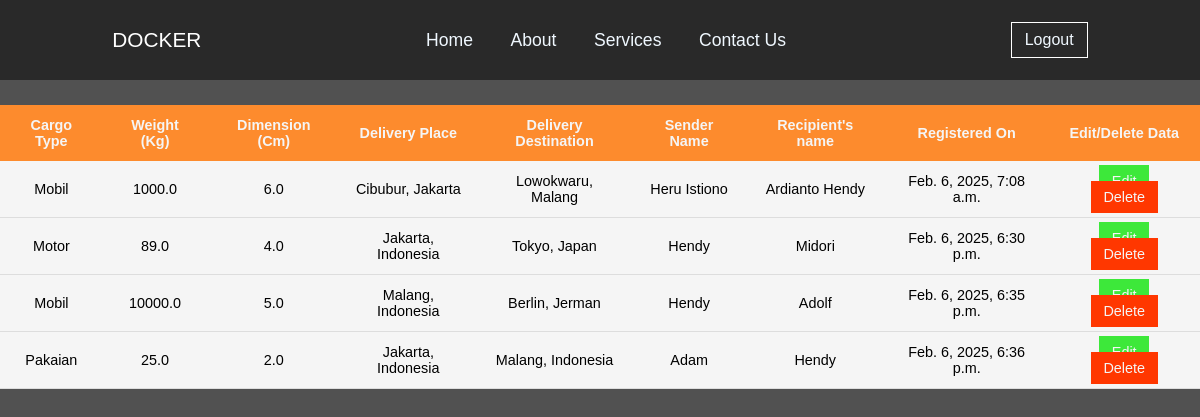
The page /cargo/ (signed in) on the database as committed earlier.
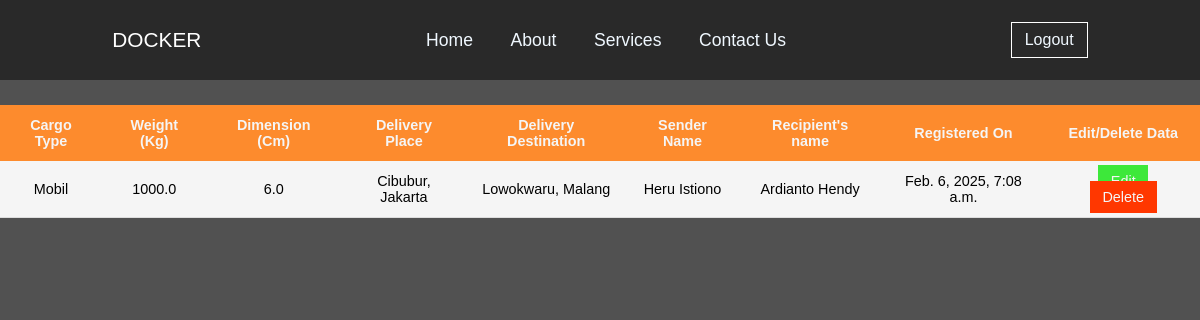
The same page on the database as committed later.
### myapp/models.py (models this page shows, shortened)
class Cargo(models.Model):
    user = models.ForeignKey(User, on_delete=models.CASCADE)
    jenis_cargo = models.CharField(max_length=100)
    berat = models.FloatField()
    ukuran = models.FloatField()
    agen_pengiriman = models.CharField(max_length=100)
    tujuan_pengiriman = models.CharField(max_length=100)
    nama_pengirim = models.CharField(max_length=100)
    nama_penerima = models.CharField(max_length=100)
    created_at = models.DateTimeField(auto_now_add=True)

### myapp/views.py (the view)
# urls.py: path('cargo/', views.check_cargo, name='check_cargo'),
@login_required(login_url='login')
def check_cargo(request):
    cargos = Cargo.objects.filter(user=request.user)
    return render(request, 'check_cargo.html', {'cargos': cargos})

### template/check_cargo.html (shortened to what this page needs)
{% load static %}
<!DOCTYPE html>
<html lang="en">
  <head>
    <link rel="stylesheet" href="{% static 'assets/css/check_cargo.css' %}" />
  </head>
  <body>
    <div class="content">
      <div class="tab">
        <p>DOCKER</p>
        <ul>
          <li><a href="/">Home</a></li>
          <li><a href="#">About</a></li>
          <li><a href="#">Services</a></li>
          <li><a href="#">Contact Us</a></li>
        </ul>
        {% if user.is_authenticated %}
        <a class="user" href="logout">Logout</a>
        {% else %}
        <a class="user" href="register">Register</a>
        {% endif %}
      </div>
      <div class="tab-container">
        <table class="content-table">
          <thead>
            <tr>
              <th>Cargo Type</th>
              <th>Weight (Kg)</th>
              <th>Dimension (Cm)</th>
              <th>Delivery Place</th>
              <th>Delivery Destination</th>
              <th>Sender Name</th>
              <th>Recipient's name</th>
              <th>Registered On</th>
              <th>Edit/Delete Data</th>
            </tr>
          </thead>
          <tbody>
            {% for cargo in cargos %}
            <tr>
              <td>{{cargo.jenis_cargo}}</td>
              <td>{{cargo.berat}}</td>
              <td>{{cargo.ukuran}}</td>
              <td>{{cargo.agen_pengiriman}}</td>
              <td>{{cargo.tujuan_pengiriman}}</td>
              <td>{{cargo.nama_pengirim}}</td>
              <td>{{cargo.nama_penerima}}</td>
              <td>{{cargo.created_at}}</td>
              <td>
                <a class="edit" href="{% url 'edit_cargo' cargo.id %}">Edit</a>
                <a class="delete" href="{% url 'delete_cargo' cargo.id %}">Delete</a>
              </td>
            </tr>
            {% endfor %}
          </tbody>
        </table>
      </div>
    </div>
  </body>
</html>

Rows that differ between the two databases and show on the page:
removed Cargo: jenis_cargo "Motor", berat "89.0", ukuran "4.0", agen_pengiriman "Jakarta, Indonesia", tujuan_pengiriman "Tokyo, Japan", nama_pengirim "Hendy", nama_penerima "Midori", created_at "Feb. 6, 2025, 6:30 p.m."
removed Cargo: jenis_cargo "Mobil", berat "10000.0", ukuran "5.0", agen_pengiriman "Malang, Indonesia", tujuan_pengiriman "Berlin, Jerman", nama_pengirim "Hendy", nama_penerima "Adolf", created_at "Feb. 6, 2025, 6:35 p.m."
removed Cargo: jenis_cargo "Pakaian", berat "25.0", ukuran "2.0", agen_pengiriman "Jakarta, Indonesia", tujuan_pengiriman "Malang, Indonesia", nama_pengirim "Adam", nama_penerima "Hendy", created_at "Feb. 6, 2025, 6:36 p.m."
